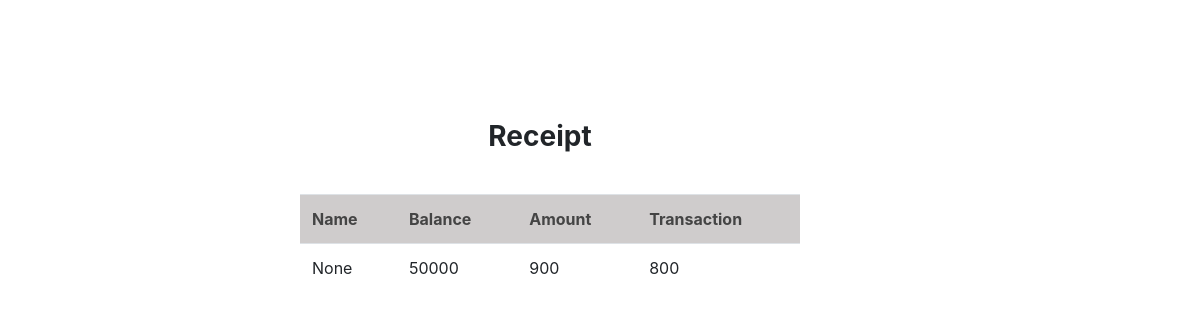
/wallet/thirdpartys/, run on an earlier commit of the app's database.
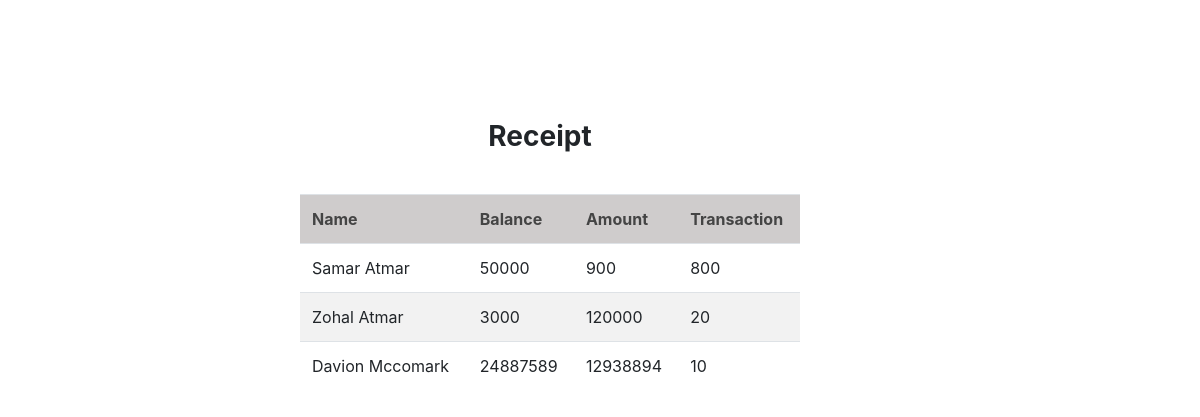
And on a later commit of the database.
### wallet/models.py (models this page shows)
class ThirdParty(models.Model):
    name =  models.CharField(max_length=15,null=True)
    balance = models.IntegerField(null=True)
    transaction_cost = models. IntegerField(null=True)
    account = models.IntegerField(null=True)
    phone_number =models.IntegerField(null=True)

### wallet/views.py (the view)
# urls.py: path("thirdpartys/", views.list_thirdparty,name="thirdparty_list"),
def list_thirdparty(request):
    thirdpartys=models.ThirdParty.objects.all()
    return render(request,"wallet/thirdparty_list.html",{"thirdpartys":thirdpartys})

### wallet/templates/wallet/thirdparty_list.html (shortened to what this page needs)
<!doctype html>
<html lang="en">
  <head>
    <link rel="stylesheet" href="https://cdn.jsdelivr.net/npm/bootstrap@4.3.1/dist/css/bootstrap.min.css">
  </head>
  <body>
    <h3>Receipt</h3>
    <table class="table table-striped table-hover" style="width: 500px;">
            <th>Name</th>
            <th>Balance</th>
            <th>Amount</th>
            <th>Transaction</th>
        {% for thirdparty in thirdpartys %}
        <tr>
            <td>{{ thirdparty.name }}</td>
            <td>{{ thirdparty.balance }}</td>
            <td>{{ thirdparty.account }}</td>
            <td>{{ thirdparty.transaction_cost }}</td>
        </tr>
    {%endfor%}
    </table>
  </body>
</html>

What changed in the data, as far as the page shows it:
changed ThirdParty: name "None" → "Samar Atmar"
added ThirdParty: name "Zohal Atmar", balance "3000", account "120000", transaction_cost "20"
added ThirdParty: name "Davion Mccomark", balance "24887589", account "12938894", transaction_cost "10"
